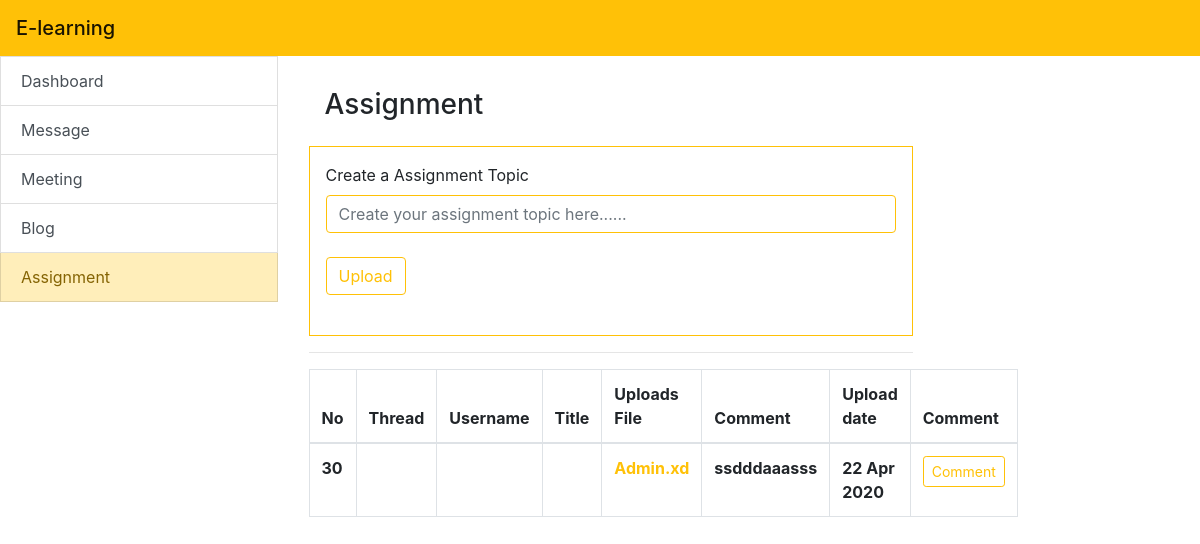
Page /lecture_uploads.php on the earlier database version.
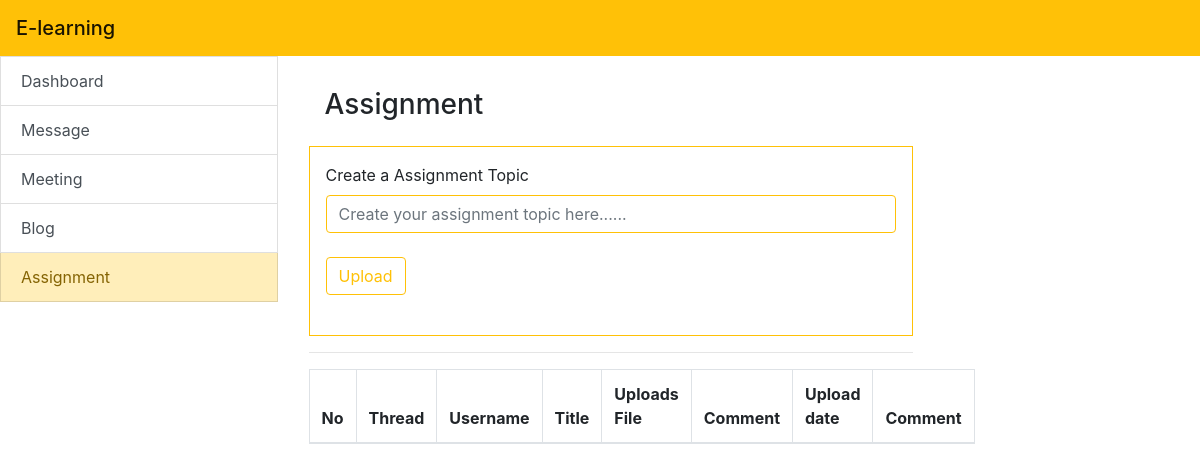
Same page on the later database version.
### tables this page shows
CREATE TABLE `uploads` (
  `upload_id` int(11) NOT NULL,
  `upload_thread_id` int(11) NOT NULL,
  `username` varchar(50) NOT NULL,
  `title` varchar(50) NOT NULL,
  `upload` text NOT NULL,
  `comment` varchar(225) NOT NULL DEFAULT 'No comment',
  `date` date NOT NULL
);

### include/function.php (called while the page is built, shortened)
<?php
include_once 'database.php';
function query($sql) {
  global $connection;
  return mysqli_query($connection, $sql);
}
function fetch_assoc($result){
  return mysqli_fetch_assoc($result);
}
 ?>

### lecture_uploads.php (the view, shortened to what this page needs)
<?php
include 'include/header.php';
$sidebar = ['Dashboard','Message','Meeting','Blog','Assignment'];
$url = ['lecture_dashboard.php','lecture_message.php','lecture_meeting.php','lecture_blog.php','lecture_uploads.php'];
?>
<div class="container-fluid row">
  <div class="list-group col-3">
    <?php include 'include/sidebar.php'; ?>
  </div>
      <div class="col-9 row p-3">
        <div class="col-lg-9">
          <h3 class="p-3">Assignment</h3>
      <form action="" method="post" enctype="multipart/form-data">
      <div class="form-group border border-warning p-3">
        <label for="assignment">Create a Assignment Topic</label>
        <input type="text" name="thread" class="form-control border-warning" placeholder="Create your assignment topic here......">
        <br>
        <div class="form-group">
        <button type="submit" name="create_thread" onclick="check_upload()" class="btn btn-outline-warning mb-2">Upload</button>
      </div>
    </div>
    </form>
   <hr>
    <table class="table col-12 mx-auto table-bordered table-hover ">
      <thead>
        <tr class="border-warning p-3">
          <th scope="col">No</th>
          <th scope="col">Thread</th>
          <th scope="col">Username</th>
          <th scope="col">Title</th>
          <th scope="col">Uploads File</th>
          <th scope="col">Comment</th>
          <th scope="col">Upload date</th>
          <th scope="col">Comment</th>
        </tr>
      </thead>
      <tbody>
<?php
$query = query("SELECT * FROM uploads ORDER BY date DESC");
  while($row = fetch_assoc($query)){
    $upload_id = $row['upload_id'];
    $upload_thread_id = $row['upload_thread_id'];
    $username = $row['username'];
    $title = $row['title'];
    $upload = $row['upload'];
    $comment = $row['comment'];
    $date = $row['date'];
    $date = strtotime($date);
    $date = date('d M Y', $date);
    echo "<tr>";
    echo "<th>$upload_id</th>";
$query = query("SELECT * FROM threads WHERE thread_id = '{$upload_thread_id}' ");
    echo "<th>$upload_thread_id</th>";
    echo "<th>$username</th>";
    echo "<th>$title</th>";
    echo "<th><a class='text-warning' href='lecture_uploads.php?download={$upload_id}'>$upload</a></th>";
    echo "<th>$comment</th>";
    echo "<th>$date</th>";
    echo "<th><a href='lecture_uploads_comment.php?add={$upload_id}' class='btn btn-outline-warning btn-sm'>Comment</a></th>";
    echo "</tr>";
}
?>
      </tbody>
    </table>
        </div>
      </div>
    </div>
<?php include './include/footer.php'; ?>

### include/sidebar.php
<?php
	foreach ($sidebar as $key => $value) {
		echo "<a href='$url[$key]' class='list-group-item list-group-item-action rounded-0'>$value</a>";
	}
 ?>

Differences in the rows shown:
removed uploads: upload_id "30", upload "Admin.xd", comment "ssdddaaasss", date "22 Apr 2020"
